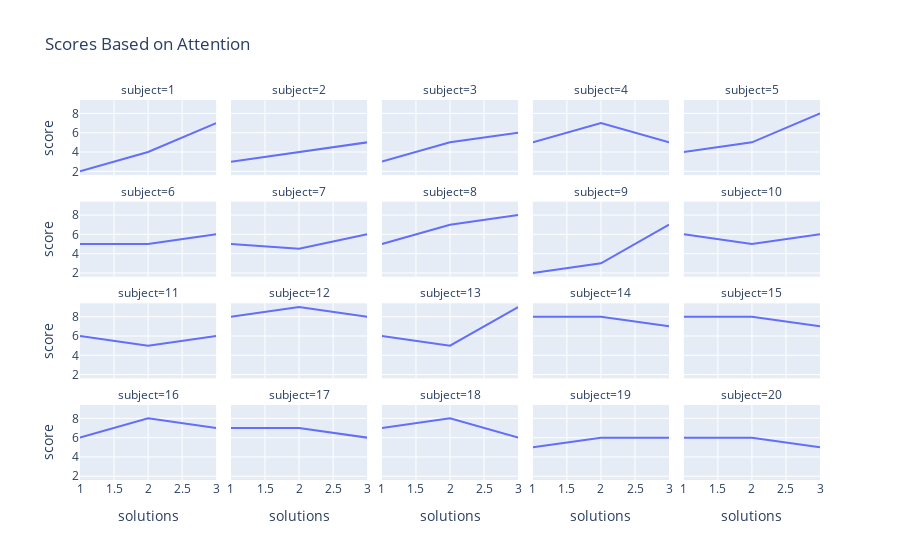

Notebook cell for this chart:
### Code cell
line_plots_with_facet_col_wrap.show()

### Figure 1 — Plotly figure (JSON) as saved in the notebook; plotly's stock layout.template omitted (floating-point values rounded to 4 significant figures)
{"data": [{"hovertemplate": "subject=1<br>solutions=%{x}<br>score=%{y}<extra></extra>", "legendgroup": "", "line": {"color": "#636efa", "dash": "solid"}, "marker": {"symbol": "circle"}, "mode": "lines", "name": "", "orientation": "v", "showlegend": false, "type": "scatter", "x": [1, 2, 3], "xaxis": "x16", "y": [2, 4, 7], "yaxis": "y16"}, {"hovertemplate": "subject=2<br>solutions=%{x}<br>score=%{y}<extra></extra>", "legendgroup": "", "line": {"color": "#636efa", "dash": "solid"}, "marker": {"symbol": "circle"}, "mode": "lines", "name": "", "orientation": "v", "showlegend": false, "type": "scatter", "x": [1, 2, 3], "xaxis": "x17", "y": [3, 4, 5], "yaxis": "y17"}, {"hovertemplate": "subject=3<br>solutions=%{x}<br>score=%{y}<extra></extra>", "legendgroup": "", "line": {"color": "#636efa", "dash": "solid"}, "marker": {"symbol": "circle"}, "mode": "lines", "name": "", "orientation": "v", "showlegend": false, "type": "scatter", "x": [1, 2, 3], "xaxis": "x18", "y": [3, 5, 6], "yaxis": "y18"}, {"hovertemplate": "subject=4<br>solutions=%{x}<br>score=%{y}<extra></extra>", "legendgroup": "", "line": {"color": "#636efa", "dash": "solid"}, "marker": {"symbol": "circle"}, "mode": "lines", "name": "", "orientation": "v", "showlegend": false, "type": "scatter", "x": [1, 2, 3], "xaxis": "x19", "y": [5, 7, 5], "yaxis": "y19"}, {"hovertemplate": "subject=5<br>solutions=%{x}<br>score=%{y}<extra></extra>", "legendgroup": "", "line": {"color": "#636efa", "dash": "solid"}, "marker": {"symbol": "circle"}, "mode": "lines", "name": "", "orientation": "v", "showlegend": false, "type": "scatter", "x": [1, 2, 3], "xaxis": "x20", "y": [4, 5, 8], "yaxis": "y20"}, {"hovertemplate": "subject=6<br>solutions=%{x}<br>score=%{y}<extra></extra>", "legendgroup": "", "line": {"color": "#636efa", "dash": "solid"}, "marker": {"symbol": "circle"}, "mode": "lines", "name": "", "orientation": "v", "showlegend": false, "type": "scatter", "x": [1, 2, 3], "xaxis": "x11", "y": [5, 5, 6], "yaxis": "y11"}, {"hovertemplate": "subject=7<br>solutions=%{x}<br>score=%{y}<extra></extra>", "legendgroup": "", "line": {"color": "#636efa", "dash": "solid"}, "marker": {"symbol": "circle"}, "mode": "lines", "name": "", "orientation": "v", "showlegend": false, "type": "scatter", "x": [1, 2, 3], "xaxis": "x12", "y": [5, 4.5, 6], "yaxis": "y12"}, {"hovertemplate": "subject=8<br>solutions=%{x}<br>score=%{y}<extra></extra>", "legendgroup": "", "line": {"color": "#636efa", "dash": "solid"}, "marker": {"symbol": "circle"}, "mode": "lines", "name": "", "orientation": "v", "showlegend": false, "type": "scatter", "x": [1, 2, 3], "xaxis": "x13", "y": [5, 7, 8], "yaxis": "y13"}, {"hovertemplate": "subject=9<br>solutions=%{x}<br>score=%{y}<extra></extra>", "legendgroup": "", "line": {"color": "#636efa", "dash": "solid"}, "marker": {"symbol": "circle"}, "mode": "lines", "name": "", "orientation": "v", "showlegend": false, "type": "scatter", "x": [1, 2, 3], "xaxis": "x14", "y": [2, 3, 7], "yaxis": "y14"}, {"hovertemplate": "subject=10<br>solutions=%{x}<br>score=%{y}<extra></extra>", "legendgroup": "", "line": {"color": "#636efa", "dash": "solid"}, "marker": {"symbol": "circle"}, "mode": "lines", "name": "", "orientation": "v", "showlegend": false, "type": "scatter", "x": [1, 2, 3], "xaxis": "x15", "y": [6, 5, 6], "yaxis": "y15"}, {"hovertemplate": "subject=11<br>solutions=%{x}<br>score=%{y}<extra></extra>", "legendgroup": "", "line": {"color": "#636efa", "dash": "solid"}, "marker": {"symbol": "circle"}, "mode": "lines", "name": "", "orientation": "v", "showlegend": false, "type": "scatter", "x": [1, 2, 3], "xaxis": "x6", "y": [6, 5, 6], "yaxis": "y6"}, {"hovertemplate": "subject=12<br>solutions=%{x}<br>score=%{y}<extra></extra>", "legendgroup": "", "line": {"color": "#636efa", "dash": "solid"}, "marker": {"symbol": "circle"}, "mode": "lines", "name": "", "orientation": "v", "showlegend": false, "type": "scatter", "x": [1, 2, 3], "xaxis": "x7", "y": [8, 9, 8], "yaxis": "y7"}, {"hovertemplate": "subject=13<br>solutions=%{x}<br>score=%{y}<extra></extra>", "legendgroup": "", "line": {"color": "#636efa", "dash": "solid"}, "marker": {"symbol": "circle"}, "mode": "lines", "name": "", "orientation": "v", "showlegend": false, "type": "scatter", "x": [1, 2, 3], "xaxis": "x8", "y": [6, 5, 9], "yaxis": "y8"}, {"hovertemplate": "subject=14<br>solutions=%{x}<br>score=%{y}<extra></extra>", "legendgroup": "", "line": {"color": "#636efa", "dash": "solid"}, "marker": {"symbol": "circle"}, "mode": "lines", "name": "", "orientation": "v", "showlegend": false, "type": "scatter", "x": [1, 2, 3], "xaxis": "x9", "y": [8, 8, 7], "yaxis": "y9"}, {"hovertemplate": "subject=15<br>solutions=%{x}<br>score=%{y}<extra></extra>", "legendgroup": "", "line": {"color": "#636efa", "dash": "solid"}, "marker": {"symbol": "circle"}, "mode": "lines", "name": "", "orientation": "v", "showlegend": false, "type": "scatter", "x": [1, 2, 3], "xaxis": "x10", "y": [8, 8, 7], "yaxis": "y10"}, {"hovertemplate": "subject=16<br>solutions=%{x}<br>score=%{y}<extra></extra>", "legendgroup": "", "line": {"color": "#636efa", "dash": "solid"}, "marker": {"symbol": "circle"}, "mode": "lines", "name": "", "orientation": "v", "showlegend": false, "type": "scatter", "x": [1, 2, 3], "xaxis": "x", "y": [6, 8, 7], "yaxis": "y"}, {"hovertemplate": "subject=17<br>solutions=%{x}<br>score=%{y}<extra></extra>", "legendgroup": "", "line": {"color": "#636efa", "dash": "solid"}, "marker": {"symbol": "circle"}, "mode": "lines", "name": "", "orientation": "v", "showlegend": false, "type": "scatter", "x": [1, 2, 3], "xaxis": "x2", "y": [7, 7, 6], "yaxis": "y2"}, {"hovertemplate": "subject=18<br>solutions=%{x}<br>score=%{y}<extra></extra>", "legendgroup": "", "line": {"color": "#636efa", "dash": "solid"}, "marker": {"symbol": "circle"}, "mode": "lines", "name": "", "orientation": "v", "showlegend": false, "type": "scatter", "x": [1, 2, 3], "xaxis": "x3", "y": [7, 8, 6], "yaxis": "y3"}, {"hovertemplate": "subject=19<br>solutions=%{x}<br>score=%{y}<extra></extra>", "legendgroup": "", "line": {"color": "#636efa", "dash": "solid"}, "marker": {"symbol": "circle"}, "mode": "lines", "name": "", "orientation": "v", "showlegend": false, "type": "scatter", "x": [1, 2, 3], "xaxis": "x4", "y": [5, 6, 6], "yaxis": "y4"}, {"hovertemplate": "subject=20<br>solutions=%{x}<br>score=%{y}<extra></extra>", "legendgroup": "", "line": {"color": "#636efa", "dash": "solid"}, "marker": {"symbol": "circle"}, "mode": "lines", "name": "", "orientation": "v", "showlegend": false, "type": "scatter", "x": [1, 2, 3], "xaxis": "x5", "y": [6, 6, 5], "yaxis": "y5"}], "layout": {"annotations": [{"font": {}, "showarrow": false, "text": "subject=16", "x": 0.092, "xanchor": "center", "xref": "paper", "y": 0.1975, "yanchor": "bottom", "yref": "paper"}, {"font": {}, "showarrow": false, "text": "subject=17", "x": 0.296, "xanchor": "center", "xref": "paper", "y": 0.1975, "yanchor": "bottom", "yref": "paper"}, {"font": {}, "showarrow": false, "text": "subject=18", "x": 0.5, "xanchor": "center", "xref": "paper", "y": 0.1975, "yanchor": "bottom", "yref": "paper"}, {"font": {}, "showarrow": false, "text": "subject=19", "x": 0.704, "xanchor": "center", "xref": "paper", "y": 0.1975, "yanchor": "bottom", "yref": "paper"}, {"font": {}, "showarrow": false, "text": "subject=20", "x": 0.908, "xanchor": "center", "xref": "paper", "y": 0.1975, "yanchor": "bottom", "yref": "paper"}, {"font": {}, "showarrow": false, "text": "subject=11", "x": 0.092, "xanchor": "center", "xref": "paper", "y": 0.465, "yanchor": "bottom", "yref": "paper"}, {"font": {}, "showarrow": false, "text": "subject=12", "x": 0.296, "xanchor": "center", "xref": "paper", "y": 0.465, "yanchor": "bottom", "yref": "paper"}, {"font": {}, "showarrow": false, "text": "subject=13", "x": 0.5, "xanchor": "center", "xref": "paper", "y": 0.465, "yanchor": "bottom", "yref": "paper"}, {"font": {}, "showarrow": false, "text": "subject=14", "x": 0.704, "xanchor": "center", "xref": "paper", "y": 0.465, "yanchor": "bottom", "yref": "paper"}, {"font": {}, "showarrow": false, "text": "subject=15", "x": 0.908, "xanchor": "center", "xref": "paper", "y": 0.465, "yanchor": "bottom", "yref": "paper"}, {"font": {}, "showarrow": false, "text": "subject=6", "x": 0.092, "xanchor": "center", "xref": "paper", "y": 0.7325, "yanchor": "bottom", "yref": "paper"}, {"font": {}, "showarrow": false, "text": "subject=7", "x": 0.296, "xanchor": "center", "xref": "paper", "y": 0.7325, "yanchor": "bottom", "yref": "paper"}, {"font": {}, "showarrow": false, "text": "subject=8", "x": 0.5, "xanchor": "center", "xref": "paper", "y": 0.7325, "yanchor": "bottom", "yref": "paper"}, {"font": {}, "showarrow": false, "text": "subject=9", "x": 0.704, "xanchor": "center", "xref": "paper", "y": 0.7325, "yanchor": "bottom", "yref": "paper"}, {"font": {}, "showarrow": false, "text": "subject=10", "x": 0.908, "xanchor": "center", "xref": "paper", "y": 0.7325, "yanchor": "bottom", "yref": "paper"}, {"font": {}, "showarrow": false, "text": "subject=1", "x": 0.092, "xanchor": "center", "xref": "paper", "y": 1, "yanchor": "bottom", "yref": "paper"}, {"font": {}, "showarrow": false, "text": "subject=2", "x": 0.296, "xanchor": "center", "xref": "paper", "y": 1, "yanchor": "bottom", "yref": "paper"}, {"font": {}, "showarrow": false, "text": "subject=3", "x": 0.5, "xanchor": "center", "xref": "paper", "y": 1, "yanchor": "bottom", "yref": "paper"}, {"font": {}, "showarrow": false, "text": "subject=4", "x": 0.704, "xanchor": "center", "xref": "paper", "y": 1, "yanchor": "bottom", "yref": "paper"}, {"font": {}, "showarrow": false, "text": "subject=5", "x": 0.908, "xanchor": "center", "xref": "paper", "y": 1, "yanchor": "bottom", "yref": "paper"}], "legend": {"tracegroupgap": 0}, "title": {"text": "Scores Based on Attention"}, "xaxis": {"anchor": "y", "domain": [0, 0.184], "title": {"text": "solutions"}}, "xaxis10": {"anchor": "y10", "domain": [0.816, 1], "matches": "x", "showticklabels": false}, "xaxis11": {"anchor": "y11", "domain": [0, 0.184], "matches": "x", "showticklabels": false}, "xaxis12": {"anchor": "y12", "domain": [0.204, 0.388], "matches": "x", "showticklabels": false}, "xaxis13": {"anchor": "y13", "domain": [0.408, 0.592], "matches": "x", "showticklabels": false}, "xaxis14": {"anchor": "y14", "domain": [0.612, 0.796], "matches": "x", "showticklabels": false}, "xaxis15": {"anchor": "y15", "domain": [0.816, 1], "matches": "x", "showticklabels": false}, "xaxis16": {"anchor": "y16", "domain": [0, 0.184], "matches": "x", "showticklabels": false}, "xaxis17": {"anchor": "y17", "domain": [0.204, 0.388], "matches": "x", "showticklabels": false}, "xaxis18": {"anchor": "y18", "domain": [0.408, 0.592], "matches": "x", "showticklabels": false}, "xaxis19": {"anchor": "y19", "domain": [0.612, 0.796], "matches": "x", "showticklabels": false}, "xaxis2": {"anchor": "y2", "domain": [0.204, 0.388], "matches": "x", "title": {"text": "solutions"}}, "xaxis20": {"anchor": "y20", "domain": [0.816, 1], "matches": "x", "showticklabels": false}, "xaxis3": {"anchor": "y3", "domain": [0.408, 0.592], "matches": "x", "title": {"text": "solutions"}}, "xaxis4": {"anchor": "y4", "domain": [0.612, 0.796], "matches": "x", "title": {"text": "solutions"}}, "xaxis5": {"anchor": "y5", "domain": [0.816, 1], "matches": "x", "title": {"text": "solutions"}}, "xaxis6": {"anchor": "y6", "domain": [0, 0.184], "matches": "x", "showticklabels": false}, "xaxis7": {"anchor": "y7", "domain": [0.204, 0.388], "matches": "x", "showticklabels": false}, "xaxis8": {"anchor": "y8", "domain": [0.408, 0.592], "matches": "x", "showticklabels": false}, "xaxis9": {"anchor": "y9", "domain": [0.612, 0.796], "matches": "x", "showticklabels": false}, "yaxis": {"anchor": "x", "domain": [0, 0.1975], "title": {"text": "score"}}, "yaxis10": {"anchor": "x10", "domain": [0.2675, 0.465], "matches": "y", "showticklabels": false}, "yaxis11": {"anchor": "x11", "domain": [0.535, 0.7325], "matches": "y", "title": {"text": "score"}}, "yaxis12": {"anchor": "x12", "domain": [0.535, 0.7325], "matches": "y", "showticklabels": false}, "yaxis13": {"anchor": "x13", "domain": [0.535, 0.7325], "matches": "y", "showticklabels": false}, "yaxis14": {"anchor": "x14", "domain": [0.535, 0.7325], "matches": "y", "showticklabels": false}, "yaxis15": {"anchor": "x15", "domain": [0.535, 0.7325], "matches": "y", "showticklabels": false}, "yaxis16": {"anchor": "x16", "domain": [0.8025, 1], "matches": "y", "title": {"text": "score"}}, "yaxis17": {"anchor": "x17", "domain": [0.8025, 1], "matches": "y", "showticklabels": false}, "yaxis18": {"anchor": "x18", "domain": [0.8025, 1], "matches": "y", "showticklabels": false}, "yaxis19": {"anchor": "x19", "domain": [0.8025, 1], "matches": "y", "showticklabels": false}, "yaxis2": {"anchor": "x2", "domain": [0, 0.1975], "matches": "y", "showticklabels": false}, "yaxis20": {"anchor": "x20", "domain": [0.8025, 1], "matches": "y", "showticklabels": false}, "yaxis3": {"anchor": "x3", "domain": [0, 0.1975], "matches": "y", "showticklabels": false}, "yaxis4": {"anchor": "x4", "domain": [0, 0.1975], "matches": "y", "showticklabels": false}, "yaxis5": {"anchor": "x5", "domain": [0, 0.1975], "matches": "y", "showticklabels": false}, "yaxis6": {"anchor": "x6", "domain": [0.2675, 0.465], "matches": "y", "title": {"text": "score"}}, "yaxis7": {"anchor": "x7", "domain": [0.2675, 0.465], "matches": "y", "showticklabels": false}, "yaxis8": {"anchor": "x8", "domain": [0.2675, 0.465], "matches": "y", "showticklabels": false}, "yaxis9": {"anchor": "x9", "domain": [0.2675, 0.465], "matches": "y", "showticklabels": false}}}
